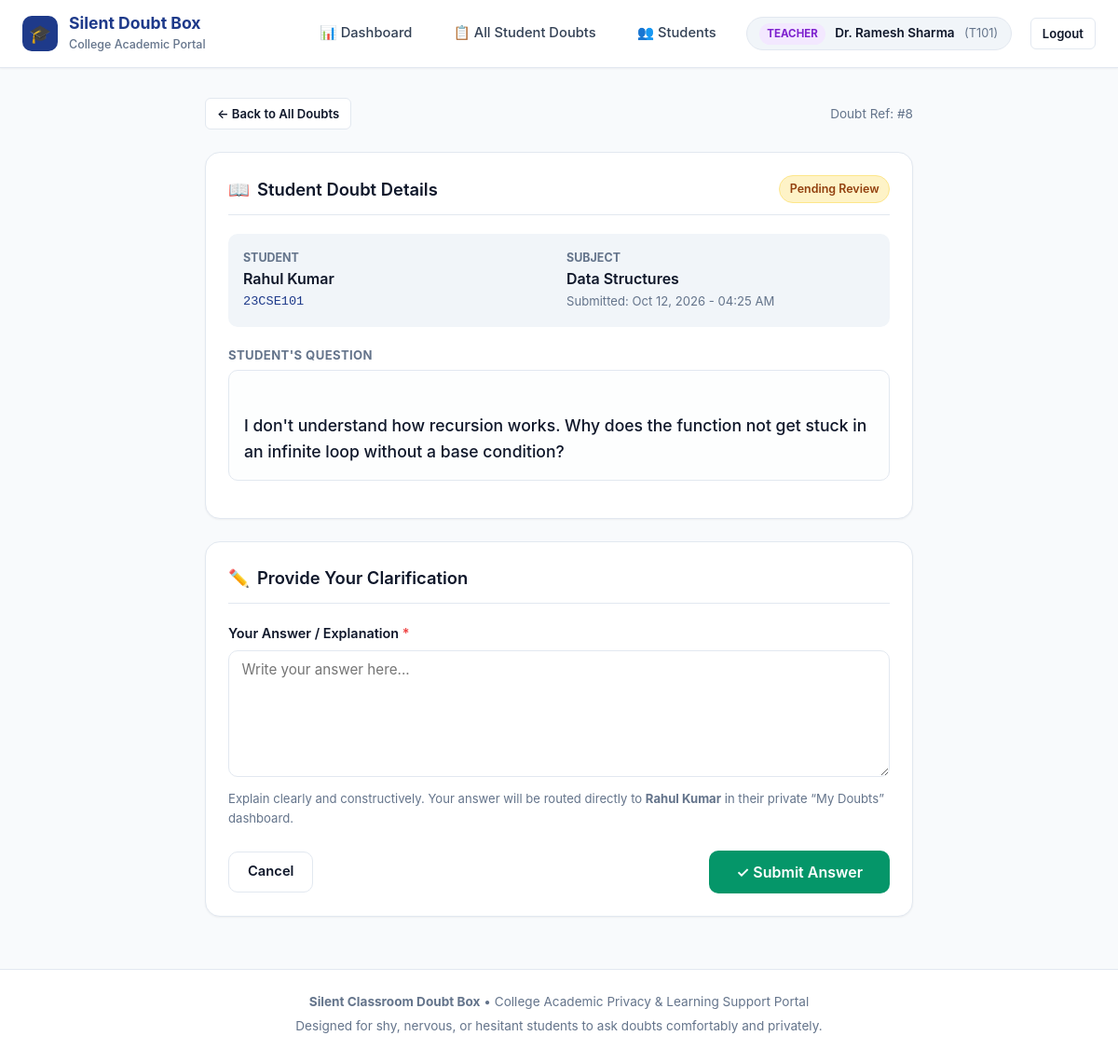
The app's page /teacher/doubt/8/answer/ (signed in) with its own data.
### core/models.py (models this page shows, shortened)
class User(AbstractUser):
    ROLE_CHOICES = (
        ('STUDENT', 'Student'),
        ('TEACHER', 'Teacher'),
    )
    role = models.CharField(max_length=10, choices=ROLE_CHOICES)
    name = models.CharField(max_length=150, help_text="Full Name of Student or Teacher")
    register_number = models.CharField(
        max_length=50,
        unique=True,
        null=True,
        blank=True,
        help_text="College Register Number (e.g., 23CSE101)"
    )
    teacher_id = models.CharField(
        max_length=50,
        unique=True,
        null=True,
        blank=True,
        help_text="Faculty / Teacher ID (e.g., T101)"
    )
    created_at = models.DateTimeField(auto_now_add=True)
    @property
    def is_student(self):
        return self.role == 'STUDENT'
    @property
    def is_teacher(self):
        return self.role == 'TEACHER'

class Doubt(models.Model):
    STATUS_CHOICES = (
        ('PENDING', 'Pending'),
        ('CLARIFIED', 'Clarified'),
    )
    student = models.ForeignKey(
        User,
        on_delete=models.CASCADE,
        related_name='submitted_doubts',
        limit_choices_to={'role': 'STUDENT'}
    )
    subject = models.ForeignKey(
        Subject,
        on_delete=models.CASCADE,
        related_name='doubts'
    )
    question = models.TextField(help_text="Student's private doubt/question")
    status = models.CharField(
        max_length=15,
        choices=STATUS_CHOICES,
        default='PENDING'
    )
    teacher_answer = models.TextField(blank=True, null=True, help_text="Answer submitted by the teacher")
    answered_by = models.ForeignKey(
        User,
        on_delete=models.SET_NULL,
        null=True,
        blank=True,
        related_name='clarified_doubts',
        limit_choices_to={'role': 'TEACHER'}
    )
    created_at = models.DateTimeField(auto_now_add=True)
    answered_at = models.DateTimeField(null=True, blank=True)
    class Meta:
        ordering = ['-created_at']
        verbose_name = 'Doubt'
        verbose_name_plural = 'Doubts'

class Subject(models.Model):
    name = models.CharField(max_length=120, unique=True)
    code = models.CharField(max_length=30, blank=True, null=True)
    description = models.TextField(blank=True, null=True)
    created_at = models.DateTimeField(auto_now_add=True)
    class Meta:
        ordering = ['name']
        verbose_name = 'Subject'
        verbose_name_plural = 'Subjects'

### core/views.py (the view)
# urls.py: path('teacher/doubt/<int:doubt_id>/answer/', views.teacher_answer_doubt_view, name='teacher_answer_doubt'),
@teacher_required
def teacher_answer_doubt_view(request, doubt_id):
    doubt = get_object_or_404(Doubt.objects.select_related('student', 'subject', 'answered_by'), id=doubt_id)
    if request.method == 'POST':
        form = TeacherAnswerForm(request.POST)
        if form.is_valid():
            answer_text = form.cleaned_data['teacher_answer']
            doubt.mark_clarified(request.user, answer_text)
            messages.success(
                request,
                f"Answer recorded successfully for {doubt.student.name} ({doubt.student.register_number}). Status updated to Clarified."
            )
            return redirect('teacher_all_doubts')
    else:
        initial_data = {}
        if doubt.teacher_answer:
            initial_data['teacher_answer'] = doubt.teacher_answer
        form = TeacherAnswerForm(initial=initial_data)
    context = {
        'doubt': doubt,
        'form': form,
        'teacher': request.user,
    }
    return render(request, 'teacher/answer_doubt.html', context)

### core/forms.py (shortened to what this page needs)
class TeacherAnswerForm(forms.Form):
    teacher_answer = forms.CharField(
        widget=forms.Textarea(attrs={
            'class': 'form-textarea',
            'id': 'teacher-answer-input',
            'rows': 6,
            'placeholder': 'Write your answer here...',
        }),
        required=True,
        error_messages={'required': 'Please write your answer before submitting.'}
    )

### templates/teacher/answer_doubt.html (shortened to what this page needs)
{% extends 'base.html' %}
{% block content %}
<div class="container-narrow">
  <div style="margin-bottom: 1.5rem; display: flex; align-items: center; justify-content: space-between;">
    <a href="{% url 'teacher_all_doubts' %}" class="btn btn-secondary btn-sm">
      &larr; Back to All Doubts
    </a>
    <span style="font-size: 0.85rem; color: var(--text-muted);">
      Doubt Ref: #{{ doubt.id }}
    </span>
  </div>
  <div class="card" style="margin-bottom: 1.5rem;">
    <div class="card-header">
      <h2 class="card-title">
        <span>📖</span>
        <span>Student Doubt Details</span>
      </h2>
      {% if doubt.status == 'CLARIFIED' %}
        <span class="badge badge-clarified">Clarified</span>
      {% else %}
        <span class="badge badge-pending">Pending Review</span>
      {% endif %}
    </div>
    <div style="display: grid; grid-template-columns: repeat(auto-fit, minmax(200px, 1fr)); gap: 1rem; margin-bottom: 1.25rem; background: var(--bg-subtle); padding: 1rem; border-radius: var(--radius-md);">
      <div>
        <div style="font-size: 0.78rem; text-transform: uppercase; color: var(--text-muted); font-weight: 700;">Student</div>
        <div style="font-weight: 600; color: var(--text-dark); font-size: 1rem;">
          {{ doubt.student.name }}
        </div>
        <div style="font-family: monospace; font-size: 0.85rem; color: var(--primary);">
          {{ doubt.student.register_number }}
        </div>
      </div>
      <div>
        <div style="font-size: 0.78rem; text-transform: uppercase; color: var(--text-muted); font-weight: 700;">Subject</div>
        <div style="font-weight: 600; color: var(--text-dark); font-size: 1rem;">
          {{ doubt.subject.name }}
        </div>
        <div style="font-size: 0.82rem; color: var(--text-muted);">
          Submitted: {{ doubt.created_at|date:"M d, Y - h:i A" }}
        </div>
      </div>
    </div>
    <div class="doubt-question-box">
      <div class="doubt-question-title">Student's Question</div>
      <div class="doubt-question-text" style="font-size: 1.1rem; line-height: 1.6; background-color: #fdfefe; border: 1px solid var(--border-color); padding: 1rem; border-radius: var(--radius-md);">
        {{ doubt.question }}
      </div>
    </div>
  </div>
  <div class="card">
    <div class="card-header">
      <h2 class="card-title">
        <span>✏️</span>
        <span>Provide Your Clarification</span>
      </h2>
    </div>
    <form method="POST" action="{% url 'teacher_answer_doubt' doubt.id %}" novalidate>
      <div class="form-group">
        <label for="{{ form.teacher_answer.id_for_label }}" class="form-label">
          Your Answer / Explanation <span style="color: #ef4444;">*</span>
        </label>
        {{ form.teacher_answer }}
        {% if form.teacher_answer.errors %}
          {% for error in form.teacher_answer.errors %}
            <span class="form-error">{{ error }}</span>
          {% endfor %}
        {% else %}
          <div class="form-help">
            Explain clearly and constructively. Your answer will be routed directly to <strong>{{ doubt.student.name }}</strong> in their private &ldquo;My Doubts&rdquo; dashboard.
          </div>
        {% endif %}
      </div>
      <div style="display: flex; align-items: center; justify-content: space-between; gap: 1rem; margin-top: 1.5rem; flex-wrap: wrap;">
        <a href="{% url 'teacher_all_doubts' %}" class="btn btn-secondary">
          Cancel
        </a>
        <button type="submit" class="btn btn-success" style="padding: 0.75rem 1.75rem; font-size: 1rem;">
          ✓ Submit Answer
        </button>
      </div>
    </form>
  </div>
</div>
{% endblock %}

### templates/base.html (shortened to what this page needs)
{% load static %}
<!DOCTYPE html>
<html lang="en">
<head>
  <link rel="stylesheet" href="{% static 'css/style.css' %}">
</head>
<body>
  <div class="app-container">
    <header class="navbar">
      <div class="navbar-inner">
        <a href="{% url 'landing' %}" class="brand-link">
          <div class="brand-logo-icon">🎓</div>
          <div class="brand-text">
            <h1>Silent Doubt Box</h1>
            <span>College Academic Portal</span>
          </div>
        </a>
        <nav>
          <ul class="nav-links">
            {% if request.user.is_authenticated %}
              {% if request.user.is_student %}
                <li><a href="{% url 'student_dashboard' %}" class="nav-link {% if request.resolver_match.url_name == 'student_dashboard' %}active{% endif %}">📊 Dashboard</a></li>
                <li><a href="{% url 'ask_doubt' %}" class="nav-link {% if request.resolver_match.url_name == 'ask_doubt' %}active{% endif %}">✍️ Ask a Doubt</a></li>
                <li><a href="{% url 'student_my_doubts' %}" class="nav-link {% if request.resolver_match.url_name == 'student_my_doubts' %}active{% endif %}">📂 My Doubts</a></li>
                <li class="user-badge">
                  <span class="user-badge-role role-student">Student</span>
                  <span class="user-badge-name">{{ request.user.name }}</span>
                  <span class="user-badge-id">({{ request.user.register_number }})</span>
                </li>
                <li><a href="{% url 'logout' %}" class="btn btn-secondary btn-sm">Logout</a></li>
              {% elif request.user.is_teacher %}
                <li><a href="{% url 'teacher_dashboard' %}" class="nav-link {% if request.resolver_match.url_name == 'teacher_dashboard' %}active{% endif %}">📊 Dashboard</a></li>
                <li><a href="{% url 'teacher_all_doubts' %}" class="nav-link {% if request.resolver_match.url_name == 'teacher_all_doubts' %}active{% endif %}">📋 All Student Doubts</a></li>
                <li><a href="{% url 'teacher_students_list' %}" class="nav-link {% if request.resolver_match.url_name == 'teacher_students_list' %}active{% endif %}">👥 Students</a></li>
                <li class="user-badge">
                  <span class="user-badge-role role-teacher">Teacher</span>
                  <span class="user-badge-name">{{ request.user.name }}</span>
                  <span class="user-badge-id">({{ request.user.teacher_id }})</span>
                </li>
                <li><a href="{% url 'logout' %}" class="btn btn-secondary btn-sm">Logout</a></li>
              {% endif %}
            {% else %}
              <li><a href="{% url 'landing' %}" class="nav-link">Home</a></li>
              <li><a href="{% url 'student_login' %}" class="btn btn-secondary btn-sm">Student Login</a></li>
              <li><a href="{% url 'teacher_login' %}" class="btn btn-primary btn-sm">Teacher Login</a></li>
            {% endif %}
          </ul>
        </nav>
      </div>
    </header>
    <main class="main-content">
      {% block content %}{% endblock %}
    </main>
    <footer class="footer">
      <div class="footer-inner">
        <p><strong>Silent Classroom Doubt Box</strong> &bull; College Academic Privacy &amp; Learning Support Portal</p>
        <p>Designed for shy, nervous, or hesitant students to ask doubts comfortably and privately.</p>
      </div>
    </footer>
  </div>
</body>
</html>

### records on screen
User: user.name "Dr. Ramesh Sharma", user.teacher_id "T101"
Doubt: id "8", student.name "Rahul Kumar", student.register_number "23CSE101", subject.name "Data Structures", created_at "Oct 12, 2026 - 04:25 AM", question "I don't understand how recursion works. Why does the function not get stuck in an infinite loop without a base condition?"
